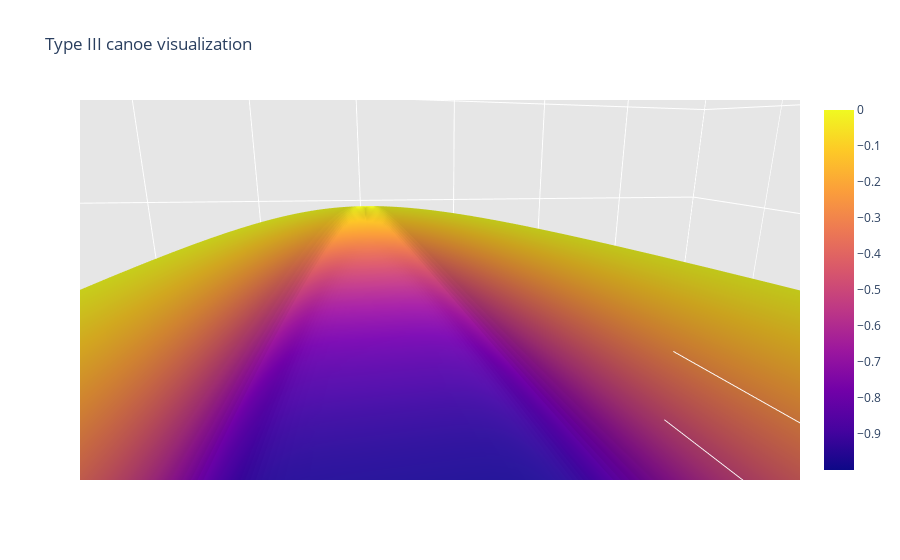

Notebook cell for this chart:
### Markdown cell above
## Type III

In Type III, we approximate the longitudinal cross-section of canoes as a half rectircle (rectangle with circular corners) with side lengths $2 w_1$ in the $y$ direction and $w_2$ in the $z$ direction, and corner radius $a$. We keep the corner radius constant, while side lengths vary in the $x$ direction. At the cross-section in the middle part of the canoe, $w_1=W_1$ and $w_2=W_2$. At an arbitrary cross-section in the longitudinal direction, the mathematical equation of the cross-section is thus:
$$
(\frac{\lvert y \rvert}{w_1})^{2 w_1/a}+(\frac{\lvert z \rvert}{w_2})^{2 w_2/a}=1
$$

The equation of the above rectircle can be written in parametric form as:
$$
y = w_1 \lvert \sin{(\theta)} \rvert^{a/w_1} ~\text{sign} \sin{(\theta)},\\
z = w_2 \lvert \cos{(\theta)} \rvert^{a/w_2} ~\text{sign} \cos{(\theta)}
$$
where $\theta$ is the angle measured from the positive direction of the $z$ axis (in $y-z$ plane) and varies between $\pi/2$ and $3 \pi /2$.

Next, we need to find how side lengths $w_1$ and $w_2$ vary in the $x$ direction. For that we need the shape of the canoe from top and side. We use the same top and side shapes as Type II. Based on that:
$$
w_1 = W_1 \sin{(\eta)},\\
x = R_3 \cos{(\eta)}
$$
and
$$
w_2 = W_2 \lvert \sin{(\eta)} \rvert
$$
where $\eta$ is the angle measured from the positive direction of the $x$ axis (in $x-y$ plane) and varies between $0$ and $2 \pi$.

Combining the parametric forms of the three cross-sections, we get:
$$
x = R_3 \cos{(\eta)},\\
y = W_1 \sin{(\eta)} \lvert \sin{(\theta)} \rvert^{a/(W_1 \sin{(\eta)})} ~\text{sign} (\sin{(\theta)}),\\
z = W_2 \lvert \sin{(\eta)} \rvert \lvert \cos{(\theta)} \rvert^{a/(W_2 \lvert \sin{(\eta)} \rvert)} ~\text{sign} (\cos{(\theta)})
$$

We can plot this using the following code cell:

### Code cell
eta, theta = np.meshgrid(np.linspace(0.01, np.pi - 0.01, 50), np.linspace(np.pi / 2, 3 * np.pi / 2, 50))

a = 0.2
R3, W2, W1 = 3.0, 1.0, 0.75
X = R3 * np.cos(eta)
Y = W1 * np.sin(eta) * np.abs(np.sin(theta)) ** (a / (W1 * np.sin(eta))) * np.sign(np.sin(theta))
Z = W2 * np.abs(np.sin(eta)) * np.abs(np.cos(theta)) ** (a / (W2 * np.abs(np.sin(eta)))) * \
np.sign(np.cos(theta))

surface = go.Surface(x=X, y=Y, z=Z)
data = [surface]
layout = go.Layout(
    title='Type III canoe visualization',
    scene=dict(
        xaxis=dict(
            gridcolor='rgb(255, 255, 255)',
            zerolinecolor='rgb(255, 255, 255)',
            showbackground=True,
            backgroundcolor='rgb(230, 230,230)',
            range=[-4, 4]
        ),
        yaxis=dict(
            gridcolor='rgb(255, 255, 255)',
            zerolinecolor='rgb(255, 255, 255)',
            showbackground=True,
            backgroundcolor='rgb(230, 230,230)',
            range=[-4, 4]
        ),
        zaxis=dict(
            gridcolor='rgb(255, 255, 255)',
            zerolinecolor='rgb(255, 255, 255)',
            showbackground=True,
            backgroundcolor='rgb(230, 230,230)',
            range=[-4, 4]
        )
    )
)
fig = go.Figure(data=data, layout=layout)
fig.show()

### Figure 1 — Plotly figure (JSON) as saved in the notebook; plotly's stock layout.template omitted (floating-point values rounded to 4 significant figures; data arrays with more than 128 entries replaced by an {"elided": "..."} marker saying what was removed)
{"data": [{"type": "surface", "x": {"elided": "50x50 float values"}, "y": {"elided": "50x50 float values"}, "z": {"elided": "50x50 float values"}}], "layout": {"autosize": true, "scene": {"aspectmode": "auto", "aspectratio": {"x": 1, "y": 1, "z": 1}, "camera": {"center": {"x": 0, "y": 0, "z": 0}, "eye": {"x": -0.1159, "y": 0.02461, "z": 0.02909}, "projection": {"type": "perspective"}, "up": {"x": 0, "y": 0, "z": 1}}, "xaxis": {"backgroundcolor": "rgb(230, 230,230)", "gridcolor": "rgb(255, 255, 255)", "range": [-4, 4], "showbackground": true, "type": "linear", "zerolinecolor": "rgb(255, 255, 255)"}, "yaxis": {"backgroundcolor": "rgb(230, 230,230)", "gridcolor": "rgb(255, 255, 255)", "range": [-4, 4], "showbackground": true, "type": "linear", "zerolinecolor": "rgb(255, 255, 255)"}, "zaxis": {"backgroundcolor": "rgb(230, 230,230)", "gridcolor": "rgb(255, 255, 255)", "range": [-4, 4], "showbackground": true, "type": "linear", "zerolinecolor": "rgb(255, 255, 255)"}}, "title": {"text": "Type III canoe visualization"}}}
